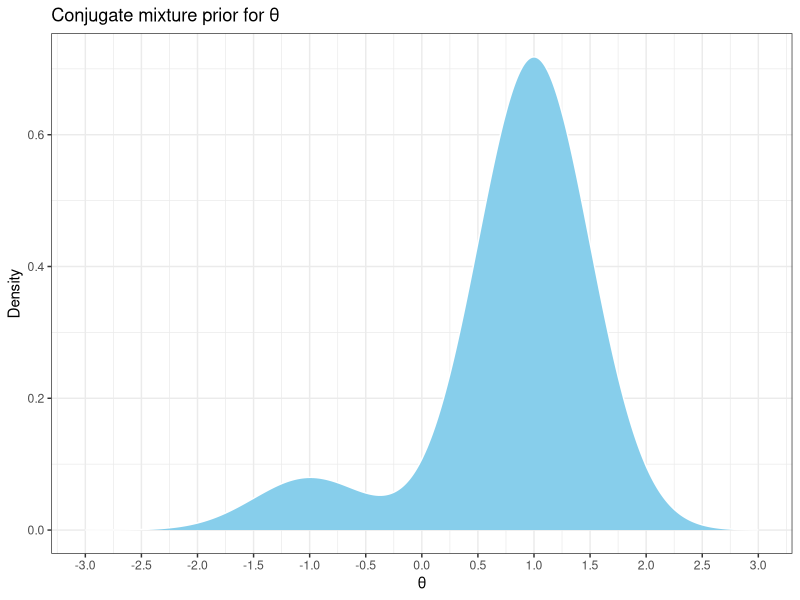
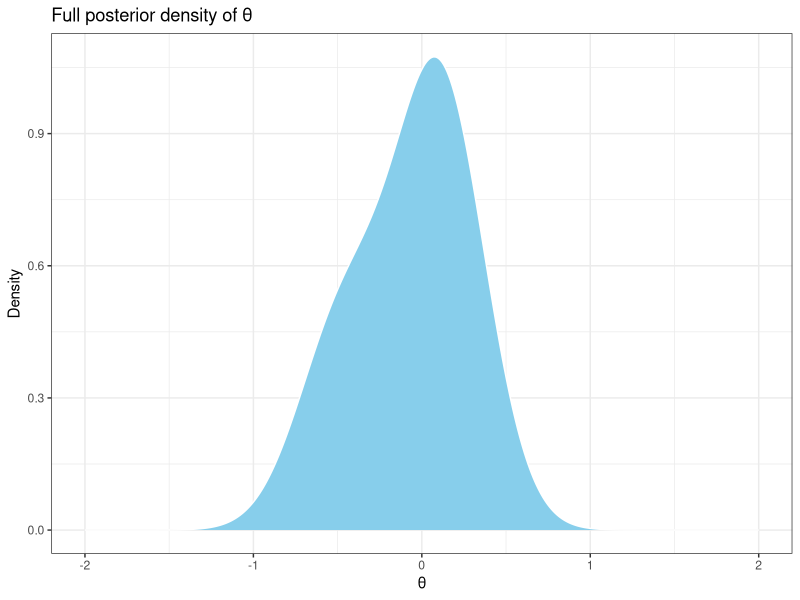

The R script that drew these images, in order:
## ---- chunk 1
knitr::opts_chunk$set(
  echo = TRUE,
  comment = NA,
  message = FALSE,
  warning = FALSE,
  error = TRUE,
  # cache = TRUE,
  dev = "svglite",
  fig.ext = ".svg" 
)

library(tidyverse)
library(scales)
library(kableExtra)

theme_set(theme_bw())

## ---- chunk 2
mu_pos <- 1
sd_pos <- 0.5
lambda_pos <- 0.9

mu_neg <- -1
sd_neg <- 0.5
lambda_neg <- 1 - lambda_pos

prior <- tibble(
  theta = seq(-3, 3, 0.01),
  density_pos = dnorm(theta, mu_pos, sd_pos),
  density_neg = dnorm(theta, mu_neg, sd_neg),
  density = lambda_pos * density_pos + lambda_neg * density_neg
)
## ---- chunk 3
prior %>% 
  ggplot() +
  aes(theta, density) +
  geom_area(fill = 'skyblue') +
  geom_line(colour = 'white') +
  scale_x_continuous(breaks = seq(-5, 5, 0.5)) +
  labs(
    title = 'Conjugate mixture prior for θ',
    x = 'θ',
    y = 'Density'
  )
## ---- chunk 4
n <- 10
ybar <- -0.25

sigma <- 1

sd_10_pos <- 1 / sqrt(1 / sd_pos^2 + n / sigma^2)
mu_10_pos <- (mu_pos / sd_pos^2 + n * ybar / sigma^2) / (1 / sd_10_pos^2)

sd_10_neg <- 1 / sqrt(1 / sd_neg^2 + n / sigma^2)
mu_10_neg <- (mu_neg / sd_neg^2 + n * ybar / sigma^2) / (1 / sd_10_neg^2)
## ---- chunk 5
py_pos <- dnorm(ybar, mu_pos, sqrt(sd_pos^2 + sigma^2 / n))
lambda_prime_pos0 <- lambda_pos * py_pos

py_neg <- dnorm(ybar, mu_neg, sqrt(sd_neg^2 + sigma^2 / n))
lambda_prime_neg0 <- lambda_neg * py_neg

normaliser <- lambda_prime_pos0 + lambda_prime_neg0
lambda_prime_pos <- lambda_prime_pos0 / normaliser
lambda_prime_neg <- lambda_prime_neg0 / normaliser
## ---- chunk 6
granularity <- 0.01

posterior <- tibble(
  theta = seq(-3, 3, granularity),
  density_pos = dnorm(theta, mu_10_pos, sd_10_pos),
  density_neg = dnorm(theta, mu_10_neg, sd_10_neg),
  density_unnormalised = lambda_prime_pos * density_pos + lambda_prime_neg * density_neg,
  density = density_unnormalised / sum(density_unnormalised * granularity)
) 
## ---- chunk 7
posterior %>% 
  ggplot() +
  aes(theta, density) +
  geom_area(fill = 'skyblue') +
  geom_line(colour = 'white') +
  scale_x_continuous(limits = c(-2, 2)) +
  labs(
    x = 'θ',
    y = 'Density',
    title = 'Full posterior density of θ'
  )
